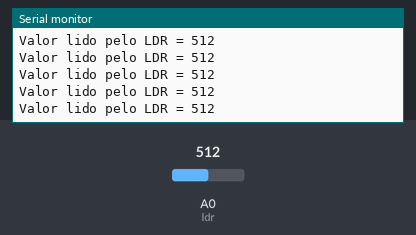
Simulated run of this sketch. Board: Arduino Uno, built with avr-gcc and run on an emulated ATmega328P. On the bench: the last lines printed to the serial monitor. Inputs (shaded band) come from the test bench; at power-on: A0 (ldr) = 512.

Above: at 1.2 s.
1.3 s: A0 (ldr) set to 11
At 2.2 s:
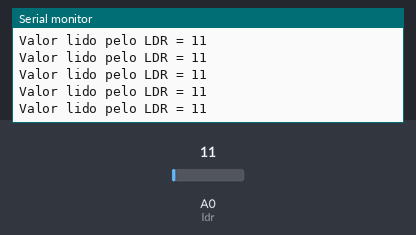
4.3 s: A0 (ldr) set to 8
At 4.9 s:
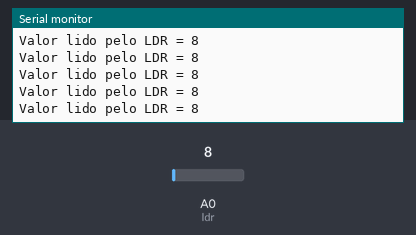
19.3 s: A0 (ldr) set to 989
At 20.0 s:
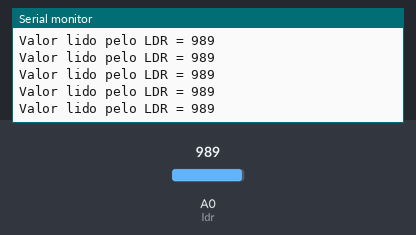
20.8 s: A0 (ldr) set to 1014
At 21.8 s:
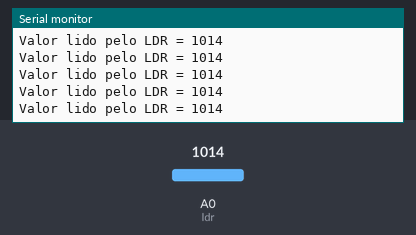
Timing chart, 0 to 23.8 s (numbered marks = the images above; inputs shaded):
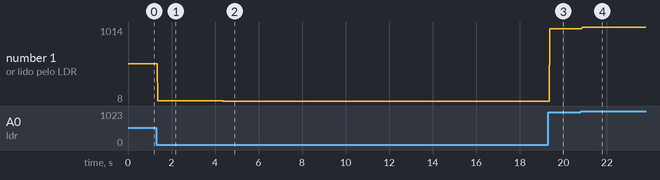

Measured:
- after the input at 1.3 s, the serial monitor: prints a new line after 0.08 s (image 1)
- after the input at 4.3 s, the serial monitor: prints a new line after 0.08 s (image 2)
- after the input at 19.3 s, the serial monitor: prints a new line after 0.08 s (image 3)
- after the input at 20.8 s, the serial monitor: prints a new line after 0.07 s (image 4)
- plotted number 1: 512 → 11 after the input at 1.3 s, 11 → 8 after the input at 4.3 s, 8 → 989 after the input at 19.3 s, 989 → 1014 after the input at 20.8 s

The sketch:

TINKERCAD.ino
```cpp
int ldr = A0;//Atribui A0 a variável ldr
int valorldr = 0;//Declara a variável valorldr como inteiro

void setup()
{
  pinMode(ldr, INPUT);//Define ldr (pino analógico A0) como saída
  Serial.begin(9600);//Inicialização da comunicação serial, com taxa de transferência em bits por segundo de 9600
}

void loop()
{
  valorldr=analogRead(ldr);//Lê o valor do sensor ldr e armazena na variável valorldr
  Serial.print("Valor lido pelo LDR = ");//Imprime na serial a mensagem Valor lido pelo LDR
  Serial.println(valorldr);//Imprime na serial os dados de valorldr
}
```
